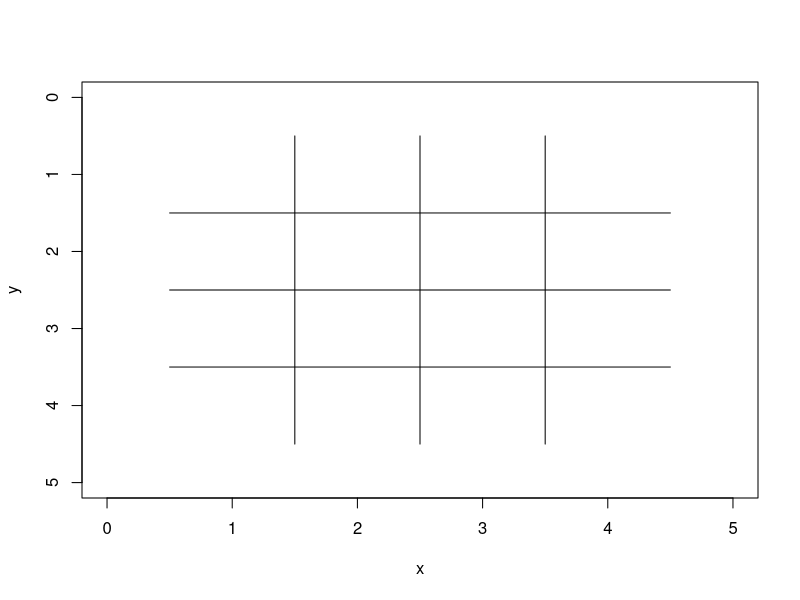

Write the R code that produced this figure. (Note: this script raises an error after producing the figure.)
# 1. Draw tic-tac-toe board.
# 2. Add board and playing loop.
# 3. Add click-to-play.
# 4. Add check for a win.
# 5. Require play on empty square.
# 6. Add computer player.
# 7. Generalize program to play n-by-n, not 3-by-3, tic-tac-toe.

rm(list=ls()) # clear all defined objects

won = function(board, player, debug=FALSE) {
  if (debug) {
    cat(sep="", "player=", player, ", board=", "\n")
    print(board)
  }
  n = dim(board)[1]
  stopifnot(n == dim(board)[2])
  for (i in 1:n) {
    if (all(board[1:n, i] == player) | # won in column i
        all(board[i, 1:n] == player)) { # won in row i
      return(TRUE)
    }
  }
  return(all(diag(board) == player) |   # won in diagonal
           all(diag(board[n:1, ]) == player)) # won in reverse diagonal
}
test.board = matrix(data=c("X","O","", "O","X","O", "X","O","X"), nrow=3, ncol=3)
stopifnot( won(test.board, "X"))
stopifnot(!won(test.board, "O"))
test.board[2, 2] = "O"
stopifnot(!won(test.board, "X"))
stopifnot( won(test.board, "O"))

n = 4
x = rep(x=1:n, each=n)
y = rep(x=1:n, times=n)

plot(x, y, type="n", xlim=c(0, n+1), ylim=c(n+1, 0))
#segments(x0=c(0.5, 0.5, 1.5, 2.5), y0=c(1.5, 2.5, 0.5, 0.5),
#         x1=c(3.5, 3.5, 1.5, 2.5), y1=c(1.5, 2.5, 3.5, 3.5))

segments(x0=c(rep(0.5, n-1), seq(1.5, n-0.5, 1)),
         y0=c(seq(1.5, n-0.5, 1), rep(0.5, n-1)),
         x1=c(rep(n+0.5, n-1), seq(1.5, n-0.5, 1)),
         y1=c(seq(1.5, n-0.5, 1), rep(n+0.5, n-1)))

board = matrix(data=rep("", times=n^2), nrow=n, ncol=n)
player = "X"
for (i in 1:(n^2)) {
  if (player == "X") { # human player
    repeat {
      index = identify(x, y, n=1, plot=FALSE)
      col = x[index]
      row = y[index]
      if (board[row, col] == "") {
        break
      } else {
        text(x=2, y=n+0.7, labels="Please click on empty square.")
      }
    }
  } else { # computer player
    # index = sample(x=which(c(board) == ""), size=1) # BUG!
    # When x is an integer and length(x) is 1, sample(x) samples from 1:x.
    # See ?sample and its example "surprise" and "safer version".
    indices.of.open.squares = which(c(board) == "")
    n.open = length(indices.of.open.squares)
    index = indices.of.open.squares[sample.int(n=n.open, size=1)]
    col = x[index]
    row = y[index]
  }
  board[row, col] = player
  text(x=col, y=row, labels=player)
  cat(sep="", "i=", i, ", player=", player, ", index=", index,
      ", row=", row, ", col=", col, ", board:", "\n")
  print(board)
  if (won(board, player, debug=TRUE)) {
    text(x=2, y=1/3, labels=paste(player, " won!"), col="red")
    break
  }
  player = ifelse(test=(player == "X"), yes="O", no="X")
}